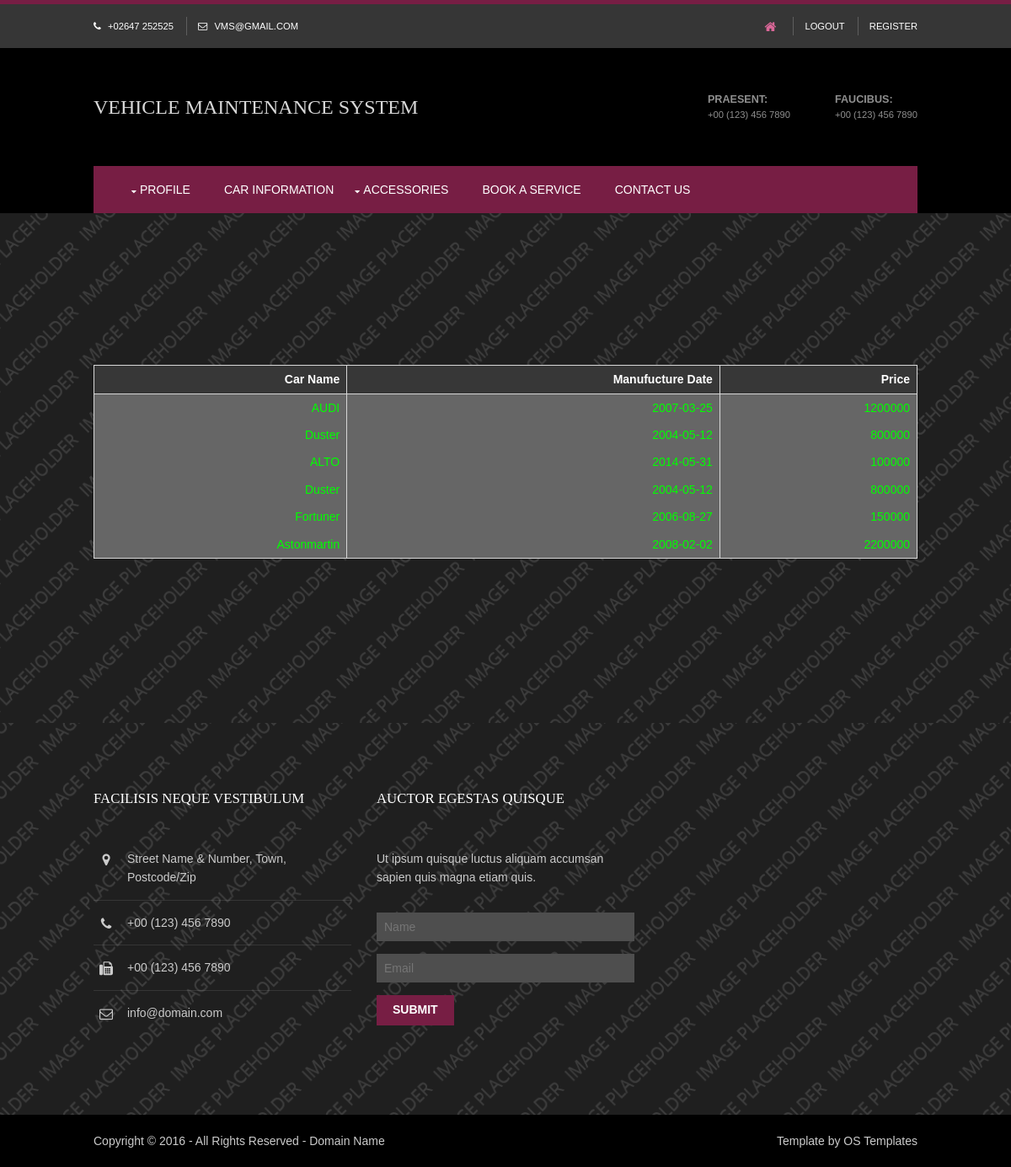
Page /viewcar.php on the committed database.
### tables this page shows
CREATE TABLE `car` (
  `car_id` varchar(10) NOT NULL,
  `model` varchar(15) NOT NULL,
  `mfg` date NOT NULL,
  `price` int(6) NOT NULL,
  `chasis_no` varchar(15) NOT NULL
);

### viewcar.php (the view, shortened to what this page needs)
<?php
global $v_session;
	include ("db.php");
?>
<!DOCTYPE html>
<html lang="">
<head>
<link href="layout/styles/layout.css" rel="stylesheet" type="text/css" media="all">
</head>
<body id="top">
<div class="wrapper row0">
  <div id="topbar" class="hoc clear">
    <div class="fl_left">
      <ul>
        <li><i class="fa fa-phone"></i> +02647 252525</li>
        <li><i class="fa fa-envelope-o"></i> vms@gmail.com</li>
      </ul>
    </div>
    <div class="fl_right">
      <ul>
        <li><a href="#"><i class="fa fa-lg fa-home"></i></a></li>
        <li><a href="login.php">Logout</a></li>
        <li><a href="signup.php">Register</a></li>
      </ul>
    </div>
  </div>
</div>
<div class="wrapper row1">
  <header id="header" class="hoc clear">
    <div id="logo" class="fl_left">
      <h1><a href="index.html">Vehicle Maintenance System</a></h1>
    </div>
    <div id="quickinfo" class="fl_right">
      <ul class="nospace inline">
        <li><strong>Praesent:</strong><br>
          +00 (123) 456 7890</li>
        <li><strong>Faucibus:</strong><br>
          +00 (123) 456 7890</li>
      </ul>
    </div>
  </header>
  <nav id="mainav" class="hoc clear">
    <ul class="clear">
      <li class="active"><a href=""><?php echo $v_session;?></a></li>
      <li><a class="drop" href="#">Profile</a>
      </li>
	  <li><a href="viewcar.php">Car Information</a></li>
	  <li><a class="drop" href="#">Accessories</a>
      </li>
      <li><a href="service.php">Book a service</a></li>
      <li><a href="#">Contact Us</a></li>
    </ul>
  </nav>
</div>
<div class="wrapper bgded overlay" style="background-image:url('images/demo/backgrounds/01.png');">
  <div id="pageintro" class="hoc clear">
<div>
    <?php
		echo "<table> <tr><th>Car Name</th><th>Manufucture Date</th><th>Price</th></tr>";
		$v_query=mysqli_query($v_con,"select * from car")or die (mysqli_error($v_con));
		while($v_data=mysqli_fetch_array($v_query))
		{
			echo "<tr>
				<td>$v_data[1]</td>
				<td>$v_data[2]</td>
				<td>$v_data[3]</td>
				</tr>";
		}
		echo "</table>";
	?>
  </div>
  </div>
</div>
<div class="wrapper row4 bgded overlay" style="background-image:url('images/demo/backgrounds/03.png');">
  <footer id="footer" class="hoc clear">
    <div class="one_third first">
      <h6 class="heading">Facilisis neque vestibulum</h6>
      <ul class="nospace btmspace-30 linklist contact">
        <li><i class="fa fa-map-marker"></i>
          <address>
          Street Name &amp; Number, Town, Postcode/Zip
          </address>
        </li>
        <li><i class="fa fa-phone"></i> +00 (123) 456 7890</li>
        <li><i class="fa fa-fax"></i> +00 (123) 456 7890</li>
        <li><i class="fa fa-envelope-o"></i> info@domain.com</li>
      </ul>
    </div>
    <div class="one_third">
      <h6 class="heading">Auctor egestas quisque</h6>
      <p class="nospace btmspace-30">Ut ipsum quisque luctus aliquam accumsan sapien quis magna etiam quis.</p>
      <form method="post" action="#">
        <fieldset>
          <input class="btmspace-15" type="text" value="" placeholder="Name">
          <input class="btmspace-15" type="text" value="" placeholder="Email">
          <button type="submit" value="submit">Submit</button>
        </fieldset>
      </form>
    </div>
  </footer>
</div>
<div class="wrapper row5">
  <div id="copyright" class="hoc clear">
    <p class="fl_left">Copyright &copy; 2016 - All Rights Reserved - <a href="#">Domain Name</a></p>
    <p class="fl_right">Template by <a target="_blank" href="http://www.os-templates.com/" title="Free Website Templates">OS Templates</a></p>
  </div>
</div>
</body>
</html>

### layout/styles/layout.css (style rules this page uses)
.row0 { border-top:5px solid; }
#topbar { padding:15px 0; font-size:.8rem; text-transform:uppercase; }
#topbar * { margin:0; padding:0; list-style:none; }
#topbar ul li { display:inline-block; margin-right:10px; padding-right:15px; border-right:1px solid; }
#topbar ul li:last-child { margin-right:0; padding-right:0; border-right:none; }
#topbar i { margin:0 5px 0 0; line-height:normal; }
#header { padding:50px 0; }
#header #logo * { margin:0; padding:0; line-height:1; }
#header #logo h1 { margin-top:8px; font-size:24px; }
#header #quickinfo { font-size:.8rem; text-transform:uppercase; }
#header #quickinfo li { margin-right:50px; }
#header #quickinfo li:last-child { margin-right:0; }
#header #quickinfo strong { display:block; margin:0 0 -5px 0; padding:0; font-size:.9rem; }
#pageintro { padding:180px 0; text-align:right; }
#footer { padding:80px 0; }
#footer .heading { margin-bottom:50px; font-size:1.2rem; }
#footer .linklist li { display:block; margin-bottom:15px; padding:0 0 15px 0; border-bottom:1px solid; }
#footer .linklist li:last-child { margin:0; padding:0; border:none; }
#footer .linklist li::before, #footer .linklist li::after { display:table; content:""; }
#footer .linklist li, #footer .linklist li::after { clear:both; }
#footer .contact.linklist li, #footer .contact.linklist li:last-child { position:relative; padding-left:40px; }
#footer .contact li * { margin:0; padding:0; line-height:1.6; }
#footer .contact li i { display:block; position:absolute; top:0; left:0; width:30px; font-size:16px; text-align:center; }
#footer input, #footer button { border:1px solid; }
#footer input { display:block; width:100%; padding:8px; }
#footer button { padding:8px 18px 10px; text-transform:uppercase; font-weight:700; cursor:pointer; }
#copyright { padding:20px 0; }
#copyright * { margin:0; padding:0; }
*, *::before, *::after { transition:all .3s ease-in-out; }
nav ul, nav ol { margin:0; padding:0; list-style:none; }
#mainav, #breadcrumb, .sidebar nav { line-height:normal; }
#mainav .drop::after, #mainav li li .drop::after, #breadcrumb li a::after, .sidebar nav a::after { position:absolute; font-family:"FontAwesome"; font-size:10px; line-height:10px; }
#mainav ul { text-transform:uppercase; }
#mainav li { display:block; float:left; position:relative; margin:0; padding:0; }
#mainav li:last-child { margin-right:0; }
#mainav li a { display:block; padding:20px; }
#mainav .drop { padding-left:15px; }
#mainav .drop::after, #mainav li li .drop::after { content:"\f0d7"; }
#mainav .drop::after { top:25px; left:5px; }
table, th, td { border:1px solid; background-color:#666666; color:#00FF00; border-collapse:collapse; vertical-align:top; }
table, th { table-layout:auto; }
table { width:100%; margin-bottom:15px; }
th, td { padding:5px 8px; }
td { border-width:0 1px; }
body { color:#4A4A4A; background-color:#FFFFFF; }
a { color:#771E44; }
.overlay { color:#FFFFFF; background-color:inherit; }
.overlay::after { color:inherit; background-color:rgba(0,0,0,.4); }
.row0, .row0 a { color:#FFFFFF; background-color:#363636; }
.row0 { border-color:#771E44; }
.row1 { color:#8F8F8F; background-color:#000000; }
.row4, .row4 a { color:#CBCBCB; }
.row5, .row5 a { color:#CBCBCB; background-color:#000000; }
#topbar, #topbar ul li { border-color:rgba(255,255,255,.2); }
#topbar > div:last-of-type li:first-child a { color:#DA6798; }
#header a { color:inherit; }
#header #logo a { color:#D7D7D7; }
#footer .heading { color:#FFFFFF; }
#footer hr, #footer .borderedbox, #footer .linklist li { border-color:rgba(255,255,255,.1); }
#footer input, #footer button { border-color:transparent; }
#footer input { color:#FFFFFF; background-color:#4E4E4E; }
#footer button { color:#FFFFFF; background-color:#771E44; }
#mainav { color:#FFFFFF; background-color:#771E44; }
#mainav li a { color:inherit; }
#mainav .active a, #mainav a:hover, #mainav li:hover > a { color:#DA6798; background-color:inherit; }
table, th, td, #comments .avatar, #comments input, #comments textarea { border-color:#D7D7D7; }
th { color:#FFFFFF; background-color:#373737; }
tr, #comments li, #comments input[type="submit"], #comments input[type="reset"] { color:inherit; background-color:#FBFBFB; }
tr:nth-child(even), #comments li:nth-child(even) { color:inherit; background-color:#F7F7F7; }
@media screen and (min-width:978px) { .hoc { max-width:978px; } }

### rows in the picture
car: model "AUDI", mfg "2007-03-25", price "1200000"
car: model "Duster", mfg "2004-05-12", price "800000"
car: model "ALTO", mfg "2014-05-31", price "100000"
car: model "Duster", mfg "2004-05-12", price "800000"
car: model "Fortuner", mfg "2006-08-27", price "150000"
car: model "Astonmartin", mfg "2008-02-02", price "2200000"
